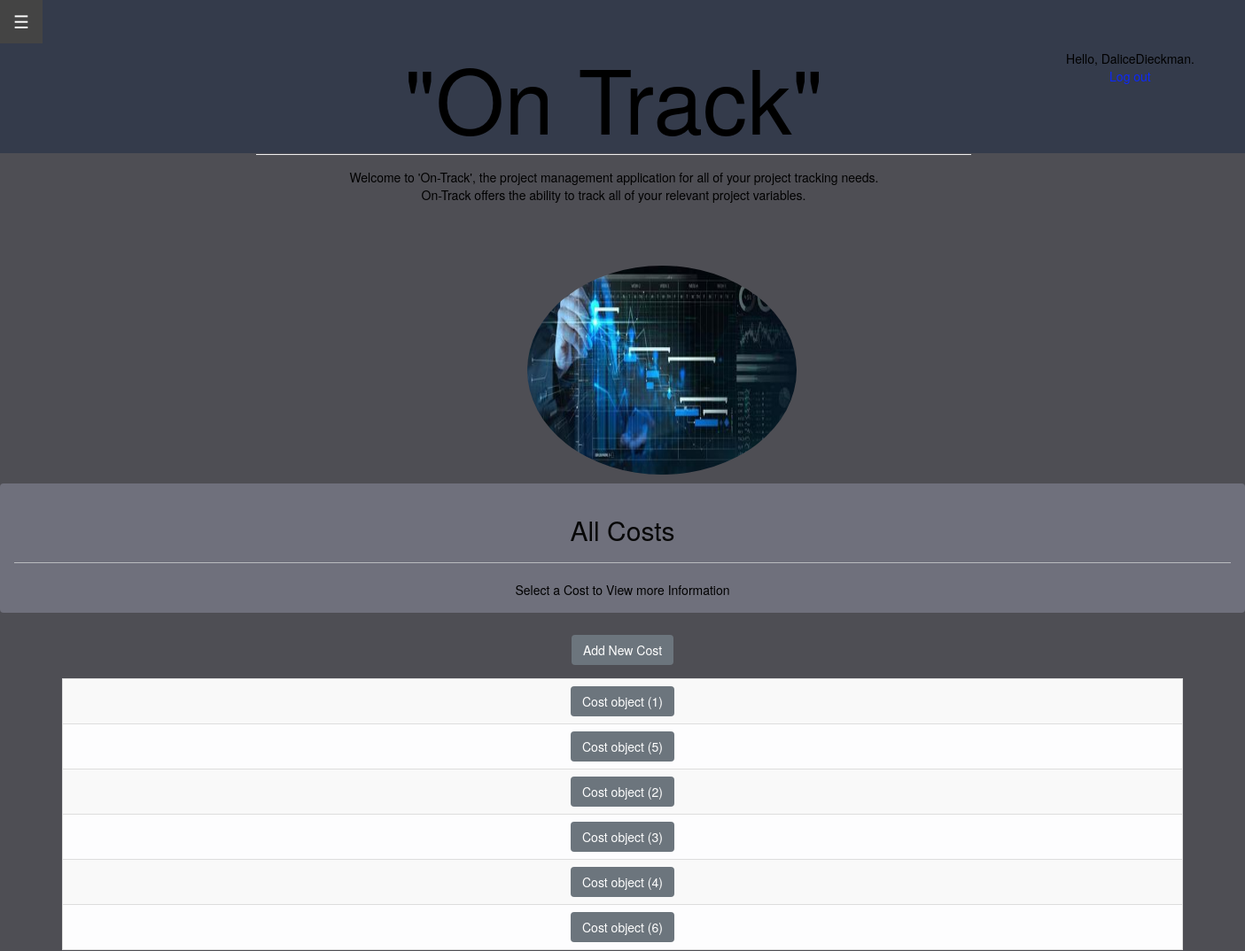
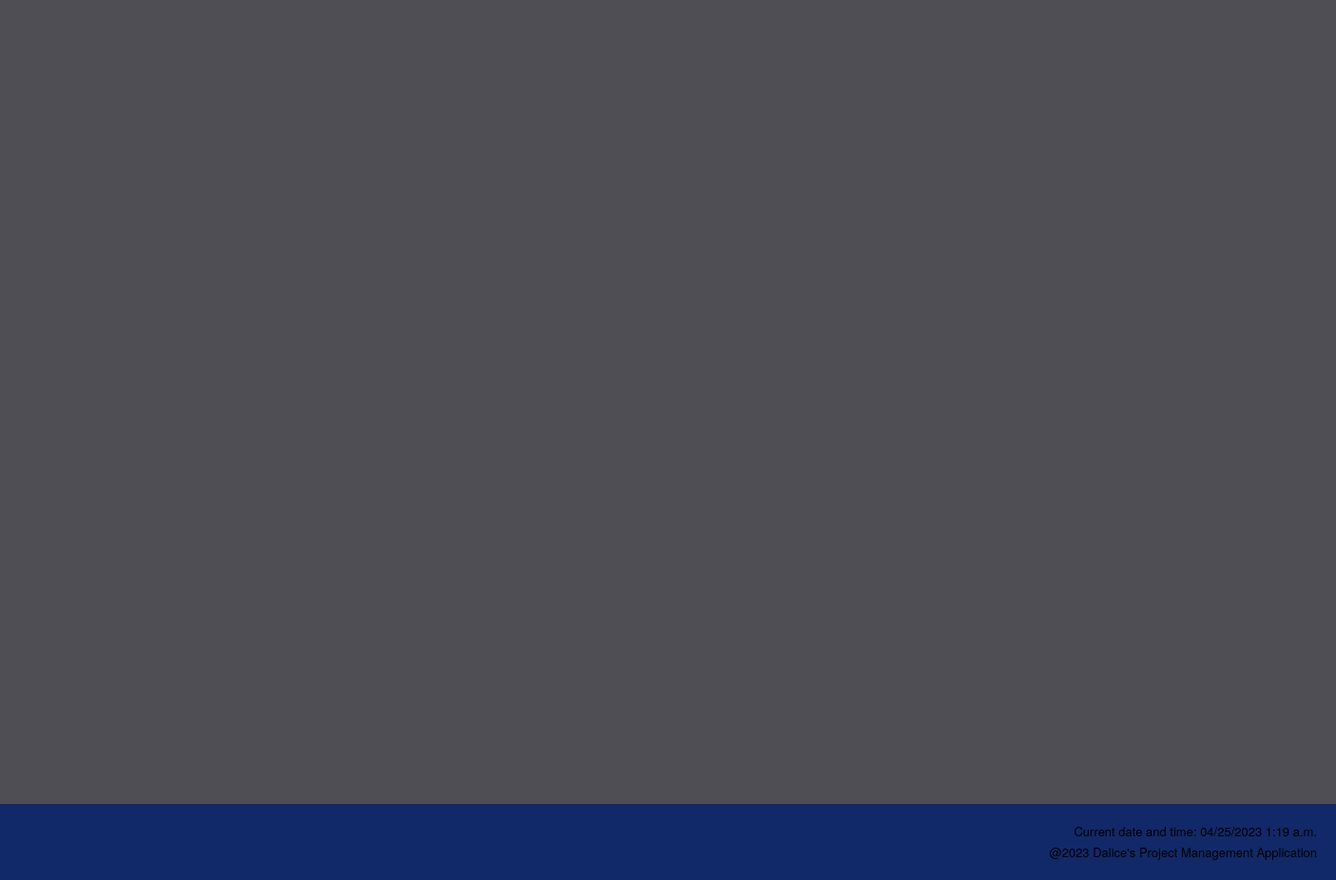
The page /costs/ (signed in) on the database its author committed (2 pictures, top to bottom).
### project_app/models.py (models this page shows)
class Cost(models.Model):
    id = models.AutoField(primary_key=True, unique=True)
    name = models.CharField(max_length=100, null=True)
    Price_per = models.IntegerField(null=False)
    quantity = models.IntegerField(null=False)
    tot_cost = models.IntegerField(null=False)
    project_ID = models.ForeignKey(Project, on_delete=models.CASCADE)

### project_app/views.py (the view)
# urls.py: path('costs/', views.costs, name='costs'),
@login_required
def costs(request):
    cost_list = Cost.objects.order_by("name")
    context = {'costs': cost_list}
    return render(request, 'project_app/costs.html', context)

### project_app/templates/project_app/costs.html
{% extends "project_app/base.html" %}
{% block content %}
<body style="background-color:#464454" style="z-index: 10";>
<div class="alert alert-dark" role="alert" style="background-color: rgb(111, 112, 124);">
  <h2 class="alert-heading" style="color:rgb(8, 8, 8)"><center>All Costs</center></h2>
  <hr>
  <p class="mb-0" style="color: black;">Select a Cost to View more Information</p>
</div>
<div style="padding:5px">
<a href="{% url 'project_app:new_cost' %}" class="btn btn-secondary" role="button" aria-pressed="true">Add New Cost</a>
</div>
<div style="padding:5px">
</div>
<center>
<table style="width: 90%" class="table table-striped table-light table-bordered table-hover">
  {% for cost in costs %}
    <tr>
        <td style="text-align: center">
            <a href="{% url 'project_app:cost' cost.id %}" class="btn btn-secondary" role="button" aria-pressed="true">{{ cost }}</a>
        </td>
        </tr>
    {% empty %}
        <li>No costs have been added yet.</li>
    {% endfor %}
</table>
</center>
<br>
</body>
{% endblock content %}

### project_app/templates/project_app/base.html (shortened to what this page needs)
<!DOCTYPE html>
{% load static %}
<html>
    <head>
        <div class="second-header">
        </div>
        <link rel="stylesheet" href="https://stackpath.bootstrapcdn.com/bootstrap/4.3.1/css/bootstrap.min.css">
        <link rel="stylesheet" href="https://maxcdn.bootstrapcdn.com/bootstrap/3.4.1/css/bootstrap.min.css">
    </head>
    <head>
        <link rel="stylesheet" href="https://maxcdn.bootstrapcdn.com/bootstrap/3.4.1/css/bootstrap.min.css">
    </head>
        <body style="color: black;"></body><br><br>
    <div id="main">
        <button class="openbtn" onclick="openNav()">&#9776; </button>
    </div>
    <body>
        <div style = "text-align: center;">
    <div id="content" name="content" class="main">
        <div class="row justify-content-center">
            <div class="col-8">
                <h1 class = "mt-2" style="font-size: 100px;">"On Track"</h1>
                <hr class = "mt-0 mb-4">
                <p class = "indent"> Welcome to 'On-Track', the project management application for all of your project tracking needs.<br>
                    On-Track offers the ability to track all of your relevant project variables.
                <br>
                <div style="position: absolute; top: 0; right: -250px;" class="btn btn-outline-dark btn-rounded" data-mdb-ripple-color="dark">
                    {% if user.is_authenticated %}
                    <div style="color: #000000;">Hello, {{ user.username }}.</div>
                        <a style="color: #0d29f8;"  href="{% url 'users:logout' %}">Log out</a>
                    {% else %}
                        <a style="color: #0d29f8;" href="{% url 'users:register' %}">Register</a> -
                        <a style="color: #0d29f8;" href="{% url 'users:login' %}">Log in</a>
                    {% endif %}
                </div>
                <br><br><br>
                <div class = "container">
                    <div class = "image-container">
                        {% load static %} <img src = "{% static 'project_app/media/Home_page.jpg'  %}"  class = "img-circle" alt = "AWS Logo" width = "304" height = "236">
                    </div>
                </div>
                </p>
            </div>
        <div id = "content" name = "content" class="main">
        </div>
        </div>
    </div>
    </body>
        <body>
        </body>
        <footer>
            <p class = "p">Current date and time: {% now "SHORT_DATETIME_FORMAT" %} </p>
            <p class = "p">@2023 Dalice's Project Management Application</p>
        </footer>
        </html>
    {% block content %}
  {% endblock content %}

### project_app/templates/project_app/base.html (style rules this page uses)
.second-header { position: absolute; z-index: -3; top: 0; left: 0; background-color:#333a4bea; color: #333; padding: 10px; height: 173px; width: 100%; }
.openbtn { font-size: 20px; cursor: pointer; background-color: #111; color: white; padding: 10px 15px; border: none; }
.main { margin-left:160px; padding: 0px 10px; }
h1 { font-family: 'Times New Roman', Times, serif; font-size: 50px; font-weight: bolder; color: #040404; }
.image-container { float: right; margin: 0 0 0 -225px; }
.container { display: flex; flex-direction: column; }
.indent { text-indent: 1px; }
footer { position: fixed; bottom: 0; width: 100%; height: 80px; background-color: #0c276aea; color: #000000; text-align: right; padding: 20px; position: fixed; left: 0; font-size: small; }
.p { margin-bottom: 0.3em; }

### rows shown on the page
Cost: id "Cost object (1)"
Cost: id "Cost object (5)"
Cost: id "Cost object (2)"
Cost: id "Cost object (3)"
Cost: id "Cost object (4)"
Cost: id "Cost object (6)"

### other values the page prints
{{ user.username }} "DaliceDieckman"
